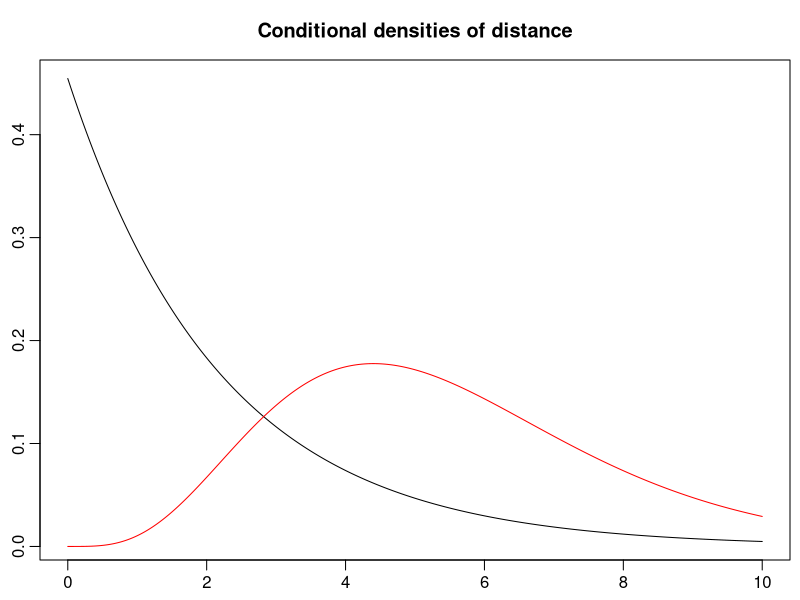

This figure's R source:
## ---- chunk 1
knitr::opts_chunk$set(
  collapse = TRUE,
  comment = "#>",
  fig.width = 7,
  fig.height = 5
)
knitr::opts_knit$set(global.par = TRUE)
## ---- chunk 2
par(mgp = c(1.6, .6, 0), mar = c(2, 2, 3, .5))
## ---- chunk 3
PrA <- 0.7
PrAC <- 1 - PrA
## ---- chunk 4
PrFA <- 0.01
PrFAC <- 0.05
## ---- chunk 5
N <- 100
y <- 0:6
## ---- chunk 6
PosteriorTheta1Unormalized <- PrFA ^ y * (1 - PrFA) ^ (N - y) * PrA
PosteriorTheta0Unormalized <- PrFAC ^ y * (1 - PrFAC) ^ (N - y) * PrAC
NormalizingConstant <- PosteriorTheta0Unormalized + PosteriorTheta1Unormalized

round(PosteriorTheta1Unormalized / NormalizingConstant, 3)
## ---- chunk 7
round(PosteriorTheta0Unormalized / NormalizingConstant, 3)
## ---- chunk 8
PrA <- 0.5
PrAC <- 1 - PrA
PosteriorTheta1Unormalized <- PrFA ^ y * (1 - PrFA) ^ (N - y) * PrA
PosteriorTheta0Unormalized <- PrFAC ^ y * (1 - PrFAC) ^ (N - y) * PrAC
NormalizingConstant <- PosteriorTheta0Unormalized + PosteriorTheta1Unormalized

round(PosteriorTheta1Unormalized / NormalizingConstant, 3)
## ---- chunk 9
round(PosteriorTheta0Unormalized / NormalizingConstant, 3)
## ---- chunk 10
Prtheta = 0.55
lambda = 1/2.2
alpha = 5
beta = 5/5.5
## ---- chunk 11
x <- seq(0, 10, 0.01)
plot(x, dexp(x, lambda), type = "l", xlab = "", ylab = "")
title("Conditional densities of distance")
lines(x, dgamma(x, alpha, beta), col = "red")
## ---- chunk 12
y <- c(1, 2, 3, 6, 8)
theta1_y <- dexp(y, lambda) * Prtheta
theta0_y <- dgamma(y, alpha, beta) * (1 - Prtheta)
## ---- chunk 13
female <- theta1_y / (theta0_y + theta1_y)
male <- theta0_y / (theta0_y + theta1_y)
res <- rbind(female, male)
colnames(res) <- y
rownames(res) <- c("female", "male")
round(res, 3)
